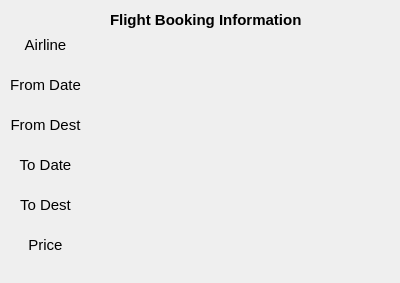
<?xml version="1.0" encoding="UTF-8"?>
<ui version="4.0">
 <class>FlightBookingUI</class>
 <widget class="QDialog" name="FlightBookingUI">
  <property name="geometry">
   <rect>
    <x>0</x>
    <y>0</y>
    <width>400</width>
    <height>283</height>
   </rect>
  </property>
  <property name="windowTitle">
   <string>Dialog</string>
  </property>
  <widget class="QLabel" name="label">
   <property name="geometry">
    <rect>
     <x>110</x>
     <y>0</y>
     <width>191</width>
     <height>41</height>
    </rect>
   </property>
   <property name="text">
    <string>&lt;html&gt;&lt;head/&gt;&lt;body&gt;&lt;p&gt;&lt;span style=&quot; font-size:11pt; font-weight:700;&quot;&gt;Flight Booking Information&lt;/span&gt;&lt;/p&gt;&lt;/body&gt;&lt;/html&gt;</string>
   </property>
  </widget>
  <widget class="QLabel" name="lblAirline">
   <property name="geometry">
    <rect>
     <x>100</x>
     <y>30</y>
     <width>281</width>
     <height>31</height>
    </rect>
   </property>
   <property name="text">
    <string>&lt;html&gt;&lt;head/&gt;&lt;body&gt;&lt;p align=&quot;center&quot;&gt;&lt;br/&gt;&lt;/p&gt;&lt;/body&gt;&lt;/html&gt;</string>
   </property>
  </widget>
  <widget class="QLabel" name="lblFromDate">
   <property name="geometry">
    <rect>
     <x>98</x>
     <y>70</y>
     <width>281</width>
     <height>31</height>
    </rect>
   </property>
   <property name="text">
    <string>&lt;html&gt;&lt;head/&gt;&lt;body&gt;&lt;p align=&quot;center&quot;&gt;&lt;br/&gt;&lt;/p&gt;&lt;/body&gt;&lt;/html&gt;</string>
   </property>
  </widget>
  <widget class="QLabel" name="lblFromDest">
   <property name="geometry">
    <rect>
     <x>98</x>
     <y>110</y>
     <width>281</width>
     <height>31</height>
    </rect>
   </property>
   <property name="text">
    <string>&lt;html&gt;&lt;head/&gt;&lt;body&gt;&lt;p align=&quot;center&quot;&gt;&lt;br/&gt;&lt;/p&gt;&lt;/body&gt;&lt;/html&gt;</string>
   </property>
  </widget>
  <widget class="QLabel" name="lblToDate">
   <property name="geometry">
    <rect>
     <x>100</x>
     <y>150</y>
     <width>281</width>
     <height>31</height>
    </rect>
   </property>
   <property name="text">
    <string>&lt;html&gt;&lt;head/&gt;&lt;body&gt;&lt;p align=&quot;center&quot;&gt;&lt;br/&gt;&lt;/p&gt;&lt;/body&gt;&lt;/html&gt;</string>
   </property>
  </widget>
  <widget class="QLabel" name="lblToDest">
   <property name="geometry">
    <rect>
     <x>100</x>
     <y>190</y>
     <width>281</width>
     <height>31</height>
    </rect>
   </property>
   <property name="text">
    <string>&lt;html&gt;&lt;head/&gt;&lt;body&gt;&lt;p align=&quot;center&quot;&gt;&lt;br/&gt;&lt;/p&gt;&lt;/body&gt;&lt;/html&gt;</string>
   </property>
  </widget>
  <widget class="QLabel" name="lblPrice">
   <property name="geometry">
    <rect>
     <x>100</x>
     <y>230</y>
     <width>281</width>
     <height>31</height>
    </rect>
   </property>
   <property name="text">
    <string>&lt;html&gt;&lt;head/&gt;&lt;body&gt;&lt;p align=&quot;center&quot;&gt;&lt;br/&gt;&lt;/p&gt;&lt;/body&gt;&lt;/html&gt;</string>
   </property>
  </widget>
  <widget class="QLabel" name="label_2">
   <property name="geometry">
    <rect>
     <x>10</x>
     <y>30</y>
     <width>71</width>
     <height>31</height>
    </rect>
   </property>
   <property name="text">
    <string>&lt;html&gt;&lt;head/&gt;&lt;body&gt;&lt;p align=&quot;center&quot;&gt;&lt;span style=&quot; font-size:11pt;&quot;&gt;Airline&lt;/span&gt;&lt;/p&gt;&lt;/body&gt;&lt;/html&gt;</string>
   </property>
  </widget>
  <widget class="QLabel" name="label_3">
   <property name="geometry">
    <rect>
     <x>10</x>
     <y>70</y>
     <width>71</width>
     <height>31</height>
    </rect>
   </property>
   <property name="text">
    <string>&lt;html&gt;&lt;head/&gt;&lt;body&gt;&lt;p align=&quot;center&quot;&gt;&lt;span style=&quot; font-size:11pt;&quot;&gt;From Date&lt;/span&gt;&lt;/p&gt;&lt;/body&gt;&lt;/html&gt;</string>
   </property>
  </widget>
  <widget class="QLabel" name="label_4">
   <property name="geometry">
    <rect>
     <x>10</x>
     <y>110</y>
     <width>71</width>
     <height>31</height>
    </rect>
   </property>
   <property name="text">
    <string>&lt;html&gt;&lt;head/&gt;&lt;body&gt;&lt;p align=&quot;center&quot;&gt;&lt;span style=&quot; font-size:11pt;&quot;&gt;From Dest&lt;/span&gt;&lt;/p&gt;&lt;/body&gt;&lt;/html&gt;</string>
   </property>
  </widget>
  <widget class="QLabel" name="label_5">
   <property name="geometry">
    <rect>
     <x>10</x>
     <y>150</y>
     <width>71</width>
     <height>31</height>
    </rect>
   </property>
   <property name="text">
    <string>&lt;html&gt;&lt;head/&gt;&lt;body&gt;&lt;p align=&quot;center&quot;&gt;&lt;span style=&quot; font-size:11pt;&quot;&gt;To Date&lt;/span&gt;&lt;/p&gt;&lt;/body&gt;&lt;/html&gt;</string>
   </property>
  </widget>
  <widget class="QLabel" name="label_6">
   <property name="geometry">
    <rect>
     <x>10</x>
     <y>190</y>
     <width>71</width>
     <height>31</height>
    </rect>
   </property>
   <property name="text">
    <string>&lt;html&gt;&lt;head/&gt;&lt;body&gt;&lt;p align=&quot;center&quot;&gt;&lt;span style=&quot; font-size:11pt;&quot;&gt;To Dest&lt;/span&gt;&lt;/p&gt;&lt;/body&gt;&lt;/html&gt;</string>
   </property>
  </widget>
  <widget class="QLabel" name="label_7">
   <property name="geometry">
    <rect>
     <x>10</x>
     <y>230</y>
     <width>71</width>
     <height>31</height>
    </rect>
   </property>
   <property name="text">
    <string>&lt;html&gt;&lt;head/&gt;&lt;body&gt;&lt;p align=&quot;center&quot;&gt;&lt;span style=&quot; font-size:11pt;&quot;&gt;Price&lt;/span&gt;&lt;/p&gt;&lt;/body&gt;&lt;/html&gt;</string>
   </property>
  </widget>
 </widget>
 <resources/>
 <connections/>
</ui>
